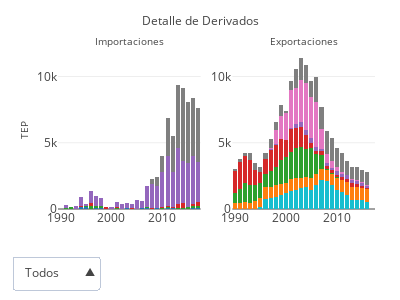

The notebook cell this image was saved under:
### Code cell
# Fuente de este codigo: https://stackoverflow.com/questions/50518090/python-plotly-multiple-dropdown-plots-each-of-which-have-subplots

# Creo figura
labels = ["Otras Naftas", 
          "Fuel Oil",
          "Kerosene y Aerokerosene",
          "Motonafta Total",
          "Diesel Oil + Gas Oil",
          "Gasolina Natural",
          "Gas de Refinería",
          "Gas Distribuido por Redes",
          "Gas Licuado"]

fig = tools.make_subplots(rows=1, 
                          cols=2, 
                          subplot_titles=('Importaciones', 'Exportaciones'), 
                          print_grid=False)

# Creo graficos de importacion
otras_naftas_imp = go.Bar(
    x=df_secundaria.query('producto == "Otras Naftas"').anio,
    y=df_secundaria.query('producto == "Otras Naftas"').importado,
    name='Otras Naftas'
)

fuel_oil_imp = go.Bar(
    x=df_secundaria.query('producto == "Fuel Oil"').anio,
    y=df_secundaria.query('producto == "Fuel Oil"').importado,
    name='Fuel Oil'
)

kerosene_imp = go.Bar(
    x=df_secundaria.query('producto == "Kerosene y Aerokerosene "').anio,
    y=df_secundaria.query('producto == "Kerosene y Aerokerosene "').importado,
    name='Kerosene y Aerokerosene'
)

motonafta_imp = go.Bar(
    x=df_secundaria.query('producto == "Motonafta Total "').anio,
    y=df_secundaria.query('producto == "Motonafta Total "').importado,
    name='Motonafta Total'
)

diesel_imp = go.Bar(
    x=df_secundaria.query('producto == "Diesel Oil + Gas Oil"').anio,
    y=df_secundaria.query('producto == "Diesel Oil + Gas Oil"').importado,
    name='Diesel Oil + Gas Oil'
)

gasolina_imp = go.Bar(
    x=df_secundaria.query('producto == "Gasolina Natural"').anio,
    y=df_secundaria.query('producto == "Gasolina Natural"').importado,
    name='Gasolina Natural'
)

gas_refineria_imp = go.Bar(
    x=df_secundaria.query('producto == "Gas de Refinería "').anio,
    y=df_secundaria.query('producto == "Gas de Refinería "').importado,
    name='Gas de Refinería'
)

gas_redes_imp = go.Bar(
    x=df_secundaria.query('producto == "Gas Distribuido por Redes"').anio,
    y=df_secundaria.query('producto == "Gas Distribuido por Redes"').importado,
    name='Gas Distribuido por Redes'
)

gas_licuado_imp = go.Bar(
    x=df_secundaria.query('producto == "Gas Licuado "').anio,
    y=df_secundaria.query('producto == "Gas Licuado "').importado,
    name='Gas Licuado'
)

# Superpongo graficos para que funcione el efecto de la botonera
fig.append_trace(otras_naftas_imp, 1, 1)
fig.append_trace(fuel_oil_imp, 1, 1)
fig.append_trace(kerosene_imp, 1, 1)
fig.append_trace(motonafta_imp, 1, 1)
fig.append_trace(diesel_imp, 1, 1)
fig.append_trace(gasolina_imp, 1, 1)
fig.append_trace(gas_refineria_imp, 1, 1)
fig.append_trace(gas_redes_imp, 1, 1)
fig.append_trace(gas_licuado_imp, 1, 1)


# Creo graficos de exportacion
otras_naftas_exp = go.Bar(
    x=df_secundaria.query('producto == "Otras Naftas"').anio,
    y=df_secundaria.query('producto == "Otras Naftas"').exportado,
    name='Otras Naftas'
)

fuel_oil_exp = go.Bar(
    x=df_secundaria.query('producto == "Fuel Oil"').anio,
    y=df_secundaria.query('producto == "Fuel Oil"').exportado,
    name='Fuel Oil'
)

kerosene_exp = go.Bar(
    x=df_secundaria.query('producto == "Kerosene y Aerokerosene "').anio,
    y=df_secundaria.query('producto == "Kerosene y Aerokerosene "').exportado,
    name='Kerosene y Aerokerosene'
)

motonafta_exp = go.Bar(
    x=df_secundaria.query('producto == "Motonafta Total "').anio,
    y=df_secundaria.query('producto == "Motonafta Total "').exportado,
    name='Motonafta Total'
)

diesel_exp = go.Bar(
    x=df_secundaria.query('producto == "Diesel Oil + Gas Oil"').anio,
    y=df_secundaria.query('producto == "Diesel Oil + Gas Oil"').exportado,
    name='Diesel Oil + Gas Oil'
)

gasolina_exp = go.Bar(
    x=df_secundaria.query('producto == "Gasolina Natural"').anio,
    y=df_secundaria.query('producto == "Gasolina Natural"').exportado,
    name='Gasolina Natural'
)

gas_refineria_exp = go.Bar(
    x=df_secundaria.query('producto == "Gas de Refinería "').anio,
    y=df_secundaria.query('producto == "Gas de Refinería "').exportado,
    name='Gas de Refinería'
)

gas_redes_exp = go.Bar(
    x=df_secundaria.query('producto == "Gas Distribuido por Redes"').anio,
    y=df_secundaria.query('producto == "Gas Distribuido por Redes"').exportado,
    name='Gas Distribuido por Redes'
)

gas_licuado_exp = go.Bar(
    x=df_secundaria.query('producto == "Gas Licuado "').anio,
    y=df_secundaria.query('producto == "Gas Licuado "').exportado,
    name='Gas Licuado'
)

fig.append_trace(otras_naftas_exp, 1, 2)
fig.append_trace(fuel_oil_exp, 1, 2)
fig.append_trace(kerosene_exp, 1, 2)
fig.append_trace(motonafta_exp, 1, 2)
fig.append_trace(diesel_exp, 1, 2)
fig.append_trace(gasolina_exp, 1, 2)
fig.append_trace(gas_refineria_exp, 1, 2)
fig.append_trace(gas_redes_exp, 1, 2)
fig.append_trace(gas_licuado_exp, 1, 2)

### Creo botonera 
buttons = []
   
buttons.append({'label': 'Petróleo',
                'method': 'update',
                'args': [{'visible': [True, True, True, True, True, True, False, False, False]},
                         {'title': 'Derivados del Petróleo'}]})
buttons.append({'label': 'Gas',
                'method': 'update',
                'args': [{'visible': [False, False, False, False, False, False, True, True, True]},
                         {'title': 'Derivados de Gas'}]})
buttons.append({'label': 'Todos',
                'method': 'update',
                'args': [{'visible': [True, True, True, True, True, True, True, True, True]},
                         {'title': 'Detalle de Derivados'}]})
    
updatemenus = list([
    dict(active=2,
        buttons=buttons,
         x=0.0,
         y=-0.5,
         xanchor = 'center',
         yanchor = 'bottom',
         direction="up",
         pad={'r':5, 't':5}
    )   
])

fig['layout']['title'] = 'Detalle de Derivados'
fig['layout']['showlegend'] = False
fig['layout']['updatemenus'] = updatemenus
fig['layout']['barmode'] = 'stack'

# configurar para que se vea bien en celulares
fig['layout'].update(height=300, width=400)
fig['layout']['margin'].update(l=25, r=25, b=50, t=50, pad=0)
#fig['layout']['xaxis'].update(domain=[0,0.47])
#fig['layout']['xaxis2'].update(domain=[0.53,1])
fig['layout']['yaxis'].update(title="TEP", automargin=True, titlefont=dict(size=10))
#fig['layout']['yaxis2'].update(title='miles de m3',automargin=True, titlefont=dict(size=10))
fig['layout']['title'].update(font=dict(size=12))
fig['layout']['yaxis'].update(range=[0,12000])
fig['layout']['yaxis2'].update(range=[0,12000])

# subplot title
for i in fig['layout']['annotations']:
    i['font'] = dict(size=10)


# Graficar localmente
iplot(fig, filename='hidrocarburos-derivados')

# publicar
#py.iplot(fig, filename='hidrocarburos-derivados', sharing='public')

### Figure 1 — Plotly figure (JSON) as saved in the notebook; plotly's stock layout.template omitted (floating-point values rounded to 4 significant figures)
{"data": [{"name": "Otras Naftas", "type": "bar", "uid": "6c8859ed-fcf8-4c68-9c89-3fbbcd937e85", "x": [2016, 2015, 2014, 2013, 2012, 2011, 2010, 2009, 2008, 2007, 2006, 2005, 2004, 2003, 2002, 2001, 2017, 2000, 1999, 1998, 1997, 1996, 1995, 1994, 1993, 1992, 1991, 1990], "xaxis": "x", "y": [76.84, 27.83, 18.06, 8.897, 53.41, 60.32, 30.89, 67.45, 19.44, 112.1, 40.89, 0, 5.925, 53.08, 9.396, 24.3, 98.28, 6.504, 25.62, 79.7, 67.85, 30.1, 157.4, 121.6, 0, 0, 0, 0], "yaxis": "y"}, {"name": "Fuel Oil", "type": "bar", "uid": "1f32d400-e2f1-45c1-a5a7-d266c17de7d9", "x": [], "xaxis": "x", "y": [], "yaxis": "y"}, {"name": "Kerosene y Aerokerosene", "type": "bar", "uid": "7417806c-70ea-4121-962e-62df7023234c", "x": [2016, 2015, 2014, 2013, 2012, 2011, 2010, 2009, 2008, 2007, 2006, 2005, 2004, 2003, 2002, 2001, 2017, 2000, 1999, 1998, 1997, 1996, 1995, 1994, 1993, 1992, 1991, 1990], "xaxis": "x", "y": [127.2, 92.91, 63.64, 48.89, 34.37, 86.73, 35.97, 18.75, 12.58, 2.4, 18.75, 12.58, 2.458, 1.725, 6.706, 51.39, 93.34, 12.57, 4.199, 131.1, 192.8, 182.9, 34.76, 50.37, 0, 115.9, 44.74, 0], "yaxis": "y"}, {"name": "Motonafta Total", "type": "bar", "uid": "ab46ef1e-4f94-4359-bca7-d38424c960b7", "x": [2016, 2015, 2014, 2013, 2012, 2011, 2010, 2009, 2008, 2007, 2006, 2005, 2004, 2003, 2002, 2001, 2017, 2000, 1999, 1998, 1997, 1996, 1995, 1994, 1993, 1992, 1991, 1990], "xaxis": "x", "y": [185.2, 11.27, 337.4, 284.5, 39.79, 107.4, 105.4, 0, 38.85, 17.27, 24.97, 10.61, 30.55, 3.487, 3.231, 57.61, 312.2, 13.66, 85.95, 27.59, 0, 261.8, 0, 46.75, 0, 0, 0, 0.02598], "yaxis": "y"}, {"name": "Diesel Oil + Gas Oil", "type": "bar", "uid": "9aaf5516-fb74-4b67-8a98-0b8380bdc56b", "x": [2016, 2015, 2014, 2013, 2012, 2011, 2010, 2009, 2008, 2007, 2006, 2005, 2004, 2003, 2002, 2001, 2017, 2000, 1999, 1998, 1997, 1996, 1995, 1994, 1993, 1992, 1991, 1990], "xaxis": "x", "y": [3603.0, 3337.0, 3235.0, 4279.0, 2656.0, 3719.0, 2646.0, 1666.0, 1840.0, 1618.0, 494.2, 671.7, 338.0, 369.5, 362.9, 387.8, 3071.0, 122.4, 0, 562.0, 710.0, 891.3, 187.5, 694.1, 227.0, 15.65, 261.8, 0], "yaxis": "y"}, {"name": "Gasolina Natural", "type": "bar", "uid": "9cb257cf-a6ab-4459-b14d-726097e8c3df", "x": [2016, 2015, 2014, 2013, 2012, 2011, 2010, 2009, 2008, 2007, 2006, 2005, 2004, 2003, 2002, 2001, 2017, 2000, 1999, 1998, 1997, 1996, 1995, 1994, 1993, 1992, 1991, 1990], "xaxis": "x", "y": [0, 0, 0, 0, 0, 0, 0, 0, 0, 0, 0, 0, 0, 0, 0, 0, 0, 0, 0, 0, 0, 0, 0, 0, 0, 0, 0, 0], "yaxis": "y"}, {"name": "Gas de Refinería", "type": "bar", "uid": "cb193f35-38b1-47b2-95c6-f7cd094714c8", "x": [2016, 2015, 2014, 2013, 2012, 2011, 2010, 2009, 2008, 2007, 2006, 2005, 2004, 2003, 2002, 2001, 2017, 2000, 1999, 1998, 1997, 1996, 1995, 1994, 1993, 1992, 1991, 1990], "xaxis": "x", "y": [0, 0, 0, 0, 0, 0, 0, 0, 0, 0, 0, 0, 0, 0, 0, 0, 0, 0, 0, 0, 0, 0, 0, 0, 0, 0, 0, 0], "yaxis": "y"}, {"name": "Gas Distribuido por Redes", "type": "bar", "uid": "19e67356-a7b3-44cd-9fed-7bfb8d68e3eb", "x": [2016, 2015, 2014, 2013, 2012, 2011, 2010, 2009, 2008, 2007, 2006, 2005, 2004, 2003, 2002, 2001, 2017, 2000, 1999, 1998, 1997, 1996, 1995, 1994, 1993, 1992, 1991, 1990], "xaxis": "x", "y": [4357.0, 4604.0, 5481.0, 4740.0, 2694.0, 2864.0, 1153.0, 648.2, 376.0, 0, 0, 0, 0, 0, 0, 0, 4025.0, 0, 0, 0, 0, 0, 0, 0, 0, 0, 0, 0], "yaxis": "y"}, {"name": "Gas Licuado", "type": "bar", "uid": "bb412552-08c1-4013-9c50-30aa9379d864", "x": [2016, 2015, 2014, 2013, 2012, 2011, 2010, 2009, 2008, 2007, 2006, 2005, 2004, 2003, 2002, 2001, 2017, 2000, 1999, 1998, 1997, 1996, 1995, 1994, 1993, 1992, 1991, 1990], "xaxis": "x", "y": [0, 0, 0, 0, 0, 0, 0, 0, 0, 0, 0, 0, 0, 0, 0, 0, 0, 0, 0, 0, 0, 0, 0, 0, 0, 0, 0, 0], "yaxis": "y"}, {"name": "Otras Naftas", "type": "bar", "uid": "bd54663e-5b3d-4444-854c-293997bbed1e", "x": [2016, 2015, 2014, 2013, 2012, 2011, 2010, 2009, 2008, 2007, 2006, 2005, 2004, 2003, 2002, 2001, 2017, 2000, 1999, 1998, 1997, 1996, 1995, 1994, 1993, 1992, 1991, 1990], "xaxis": "x2", "y": [502.2, 666.2, 716.4, 706.9, 1093.0, 1290.0, 1450.0, 1845.0, 2125.0, 2198.0, 1814.0, 1463.0, 1639.0, 1581.0, 1440.0, 1366.0, null, 1203.0, 1040.0, 933.1, 838.3, 743.5, 162.4, 0, 0, 0, 0, 0], "yaxis": "y2"}, {"name": "Fuel Oil", "type": "bar", "uid": "56f00275-1104-4da5-9356-b45961249322", "x": [], "xaxis": "x2", "y": [], "yaxis": "y2"}, {"name": "Kerosene y Aerokerosene", "type": "bar", "uid": "ecbfcdf8-d498-4ea1-8170-91d1d06b5dd7", "x": [2016, 2015, 2014, 2013, 2012, 2011, 2010, 2009, 2008, 2007, 2006, 2005, 2004, 2003, 2002, 2001, 2017, 2000, 1999, 1998, 1997, 1996, 1995, 1994, 1993, 1992, 1991, 1990], "xaxis": "x2", "y": [973.2, 939.8, 924.6, 933.3, 932.9, 923.3, 921.1, 808.6, 829.5, 845.9, 803.1, 884.7, 800.1, 777.4, 934.7, 865.3, null, 761.5, 820.3, 857.9, 859.3, 921.6, 691.4, 588.9, 475.6, 539.1, 427.0, 449.2], "yaxis": "y2"}, {"name": "Motonafta Total", "type": "bar", "uid": "d0e4a12e-d6d0-4157-b64d-40fd4ceb7d3d", "x": [2016, 2015, 2014, 2013, 2012, 2011, 2010, 2009, 2008, 2007, 2006, 2005, 2004, 2003, 2002, 2001, 2017, 2000, 1999, 1998, 1997, 1996, 1995, 1994, 1993, 1992, 1991, 1990], "xaxis": "x2", "y": [0, 0, 0, 10.66, 0, 0.9847, 13.4, 60.43, 51.55, 1052.0, 1534.0, 2220.0, 2059.0, 2314.0, 2242.0, 2078.0, null, 1965.0, 1851.0, 1389.0, 1171.0, 952.4, 1083.0, 1203.0, 1324.0, 1444.0, 1120.0, 795.1], "yaxis": "y2"}, {"name": "Diesel Oil + Gas Oil", "type": "bar", "uid": "feba9eb7-b7a4-4775-bb2e-5228fed5a28c", "x": [2016, 2015, 2014, 2013, 2012, 2011, 2010, 2009, 2008, 2007, 2006, 2005, 2004, 2003, 2002, 2001, 2017, 2000, 1999, 1998, 1997, 1996, 1995, 1994, 1993, 1992, 1991, 1990], "xaxis": "x2", "y": [74.99, 100.1, 261.3, 298.6, 238.3, 185.3, 194.4, 216.8, 238.1, 256.2, 263.8, 408.2, 1088.0, 1544.0, 1506.0, 1739.0, null, 1311.0, 1586.0, 1618.0, 1587.0, 1142.0, 855.8, 1156.0, 1897.0, 1983.0, 2027.0, 1635.0], "yaxis": "y2"}, {"name": "Gasolina Natural", "type": "bar", "uid": "9df22466-48b3-4089-b60c-00c31360edad", "x": [2016, 2015, 2014, 2013, 2012, 2011, 2010, 2009, 2008, 2007, 2006, 2005, 2004, 2003, 2002, 2001, 2017, 2000, 1999, 1998, 1997, 1996, 1995, 1994, 1993, 1992, 1991, 1990], "xaxis": "x2", "y": [213.3, 254.2, 242.7, 246.5, 272.1, 278.5, 311.8, 190.2, 207.5, 187.1, 257.0, 357.9, 371.5, 355.3, 330.5, 98.88, null, 4.779, 0, 99.88, 66.27, 25.83, 0, 0, 0, 0, 0, 0], "yaxis": "y2"}, {"name": "Gas de Refinería", "type": "bar", "uid": "5ed45699-cc48-4f86-94b6-2e90ce2fa8e2", "x": [2016, 2015, 2014, 2013, 2012, 2011, 2010, 2009, 2008, 2007, 2006, 2005, 2004, 2003, 2002, 2001, 2017, 2000, 1999, 1998, 1997, 1996, 1995, 1994, 1993, 1992, 1991, 1990], "xaxis": "x2", "y": [0, 0, 0, 0, 0, 0, 0, 0, 0, 0, 0, 0, 0, 0, 0, 0, null, 0, 0, 0, 0, 0, 0, 0, 0, 0, 0, 0], "yaxis": "y2"}, {"name": "Gas Distribuido por Redes", "type": "bar", "uid": "44b48ab2-241e-4ce8-974a-e62532fcbd92", "x": [2016, 2015, 2014, 2013, 2012, 2011, 2010, 2009, 2008, 2007, 2006, 2005, 2004, 2003, 2002, 2001, 2017, 2000, 1999, 1998, 1997, 1996, 1995, 1994, 1993, 1992, 1991, 1990], "xaxis": "x2", "y": [50.42, 72.97, 45.65, 46.98, 52.79, 103.5, 258.5, 509.9, 696.5, 1507.0, 3382.0, 3112.0, 3541.0, 3145.0, 2645.0, 2809.0, null, 1970.0, 1687.0, 1030.0, 105.4, 0, 0, 0, 0, 0, 0, 0], "yaxis": "y2"}, {"name": "Gas Licuado", "type": "bar", "uid": "0f02d68d-d125-4ba2-ab78-ba5898707456", "x": [2016, 2015, 2014, 2013, 2012, 2011, 2010, 2009, 2008, 2007, 2006, 2005, 2004, 2003, 2002, 2001, 2017, 2000, 1999, 1998, 1997, 1996, 1995, 1994, 1993, 1992, 1991, 1990], "xaxis": "x2", "y": [967.4, 940.1, 961.4, 893.2, 1011.0, 1417.0, 1434.0, 1693.0, 1719.0, 1635.0, 1909.0, 1195.0, 1360.0, 1712.0, 1434.0, 719.3, null, 147.3, 837.8, 631.6, 631.0, 420.3, 396.3, 527.0, 531.0, 275.8, 219.1, 104.6], "yaxis": "y2"}], "layout": {"annotations": [{"font": {"size": 10}, "showarrow": false, "text": "Importaciones", "x": 0.225, "xanchor": "center", "xref": "paper", "y": 1, "yanchor": "bottom", "yref": "paper"}, {"font": {"size": 10}, "showarrow": false, "text": "Exportaciones", "x": 0.775, "xanchor": "center", "xref": "paper", "y": 1, "yanchor": "bottom", "yref": "paper"}], "barmode": "stack", "height": 300, "margin": {"b": 50, "l": 25, "pad": 0, "r": 25, "t": 50}, "showlegend": false, "title": {"font": {"size": 12}, "text": "Detalle de Derivados"}, "updatemenus": [{"active": 2, "buttons": [{"args": [{"visible": [true, true, true, true, true, true, false, false, false]}, {"title": "Derivados del Petróleo"}], "label": "Petróleo", "method": "update"}, {"args": [{"visible": [false, false, false, false, false, false, true, true, true]}, {"title": "Derivados de Gas"}], "label": "Gas", "method": "update"}, {"args": [{"visible": [true, true, true, true, true, true, true, true, true]}, {"title": "Detalle de Derivados"}], "label": "Todos", "method": "update"}], "direction": "up", "pad": {"r": 5, "t": 5}, "x": 0, "xanchor": "center", "y": -0.5, "yanchor": "bottom"}], "width": 400, "xaxis": {"anchor": "y", "domain": [0, 0.45]}, "xaxis2": {"anchor": "y2", "domain": [0.55, 1]}, "yaxis": {"anchor": "x", "automargin": true, "domain": [0, 1], "range": [0, 12000], "title": {"font": {"size": 10}, "text": "TEP"}}, "yaxis2": {"anchor": "x2", "domain": [0, 1], "range": [0, 12000]}}}
